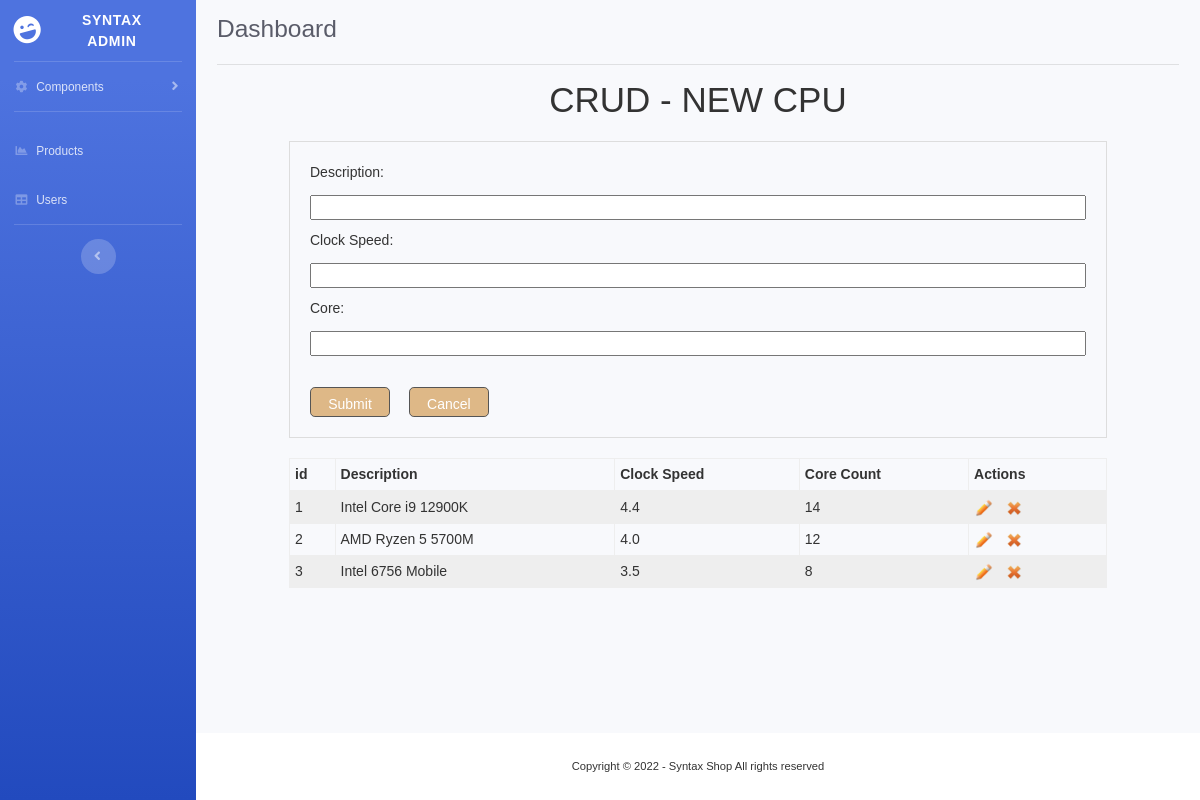
Page /admin/cpu/cpu.php on the committed database.
### tables this page shows
CREATE TABLE spec_CPU (
	id int NOT NULL AUTO_INCREMENT,
	`desc` varchar(255) NOT NULL,
	clockSpeed decimal(3,1) NOT NULL,
	coreCount int NOT NULL,
	PRIMARY KEY(id)
);

### admin/cpu/cpu.php (the view, shortened to what this page needs)
<!DOCTYPE html>
<html lang="en">
<head>
    <link href="../vendor/fontawesome-free/css/all.min.css" rel="stylesheet" type="text/css">
    <link href="../css/sb-admin-2.min.css" rel="stylesheet">
    <link rel="stylesheet" href="../css/adminstyle.css">
</head>
<body id="page-top">
    <?php
    $descErr = $clockErr = $coreErr = "";
    ?>
    <div id="wrapper">
        <ul class="navbar-nav bg-gradient-primary sidebar sidebar-dark accordion" id="accordionSidebar">
            <a class="sidebar-brand d-flex align-items-center justify-content-center" href="../adminindex.php">
                <div class="sidebar-brand-icon rotate-n-15">
                    <i class="fas fa-laugh-wink"></i>
                </div>
                <div class="sidebar-brand-text mx-3">Syntax Admin</sup></div>
            </a>
            <hr class="sidebar-divider my-0">
            <li class="nav-item">
                <a class="nav-link collapsed" href="#" data-toggle="collapse" data-target="#collapseTwo" aria-expanded="true" aria-controls="collapseTwo">
                    <i class="fas fa-fw fa-cog"></i>
                    <span>Components</span>
                </a>
            </li>
            <hr class="sidebar-divider">
            <li class="nav-item">
                <a class="nav-link" href="../product/product.php">
                    <i class="fas fa-fw fa-chart-area"></i>
                    <span>Products</span></a>
            </li>
            <li class="nav-item">
                <a class="nav-link" href="../user/user.php">
                    <i class="fas fa-fw fa-table"></i>
                    <span>Users</span></a>
            </li>
            <hr class="sidebar-divider d-none d-md-block">
            <div class="text-center d-none d-md-inline">
                <button class="rounded-circle border-0" id="sidebarToggle"></button>
            </div>
        </ul>
        <div id="content-wrapper" class="d-flex flex-column">
            <div id="content">
                <div class="container-fluid">
                    <div class="d-sm-flex align-items-center justify-content-between mb-3">
                        <h1 class="h3 mt-3  text-gray-800">Dashboard</h1>
                    </div>
                    <hr class="text-black-800" />
                    <div class="container">
                        <h1>CRUD - NEW CPU</h1>
                        <div class="frminput">
                            <form method="POST" action="<?php echo ($_SERVER["PHP_SELF"]); ?>">
                                <label for="desc">Description: </label>
                                <span class="error"><?php echo $descErr; ?></span><br>
                                <input type="text" id="desc" name="desc" class="finput" /> <br>
                                <label for="clock">Clock Speed: </label>
                                <span class="error"><?php echo $clockErr; ?></span><br>
                                <input type="text" id="clock" name="clock" class="finput" /> <br>
                                <label for="core">Core: </label>
                                <span class="error"><?php echo $coreErr; ?></span><br>
                                <input type="text" id="core" name="core" class="finput" /> <br>
                                <br>
                                <input type="submit" class="btn" value="Submit">
                                <input type="reset" class="btn" value="Cancel">
                            </form>
                        </div>
                        <table class="tblindex">
                            <tr>
                                <th>id</th>
                                <th>Description</th>
                                <th>Clock Speed</th>
                                <th>Core Count</th>
                                <th>Actions</th>
                            </tr>
                            <?php
                            $result = mysqli_query($mysqli, "SELECT * FROM spec_cpu order by id ");
                            while ($user_data = mysqli_fetch_array($result)) {
                                echo "<tr>";
                                echo "<td>" . $user_data['id'] . "</td>";
                                echo "<td>" . $user_data['desc'] . "</td>";
                                echo "<td>" . $user_data['clockSpeed'] . "</td>";
                                echo "<td>" . $user_data['coreCount'] . "</td>";
                                echo "<td><a href = 'edit.php?id=$user_data[id]'><img src='../img/edit.png' class='icon'/></a><a href = 'delete.php?id=$user_data[id]'><img src='../img/delete.png' class='icon' /></a>";
                                echo "</tr>";
                            }
                            ?>
                        </table>
                    </div>
                </div>
            </div>
            <footer class="sticky-footer bg-white">
                <div class="container my-auto">
                    <div class="copyright text-center my-auto">
                        <span> Copyright &copy; 2022 - Syntax Shop All rights reserved </span>
                    </div>
                </div>
            </footer>
        </div>
    </div>
</body>
</html>

### admin/css/adminstyle.css (style rules this page uses)
* { margin: 0; padding: 0; outline: none; box-sizing: border-box; }
html, body { background-color: #fff; color: #333; font-family: arial, sans-serif; font-size: 14px; font-weight: 300; }
.container { width: 860px; margin: 0 auto; }
h1 { text-align: center; margin-top: 10px; }
.frminput { border: 1px solid #ddd; margin: 20px 0; padding: 20px; }
.finput { width: 100%; height: 25px; margin: 5px 0 10px 0; }
.btn { display: inline-block; width: 80px; height: 30px; margin-right: 15px; background-color: burlywood; outline: none; color: #fff; border: 1px solid #555; }
.tblindex { border-collapse: collapse; width: 100%; }
.tblindex td, th { border: 1px solid #eee; text-align: left; padding: 5px; }
.tblindex tr:nth-child(even) { background-color: #eee; }
.icon { display: inline-block; width: 20px; height: 20px; margin-right: 10px; }

### rows in the picture
spec_cpu: id "1", desc "Intel Core i9 12900K", clockSpeed "4.4", coreCount "14"
spec_cpu: id "2", desc "AMD Ryzen 5 5700M", clockSpeed "4.0", coreCount "12"
spec_cpu: id "3", desc "Intel 6756 Mobile", clockSpeed "3.5", coreCount "8"
